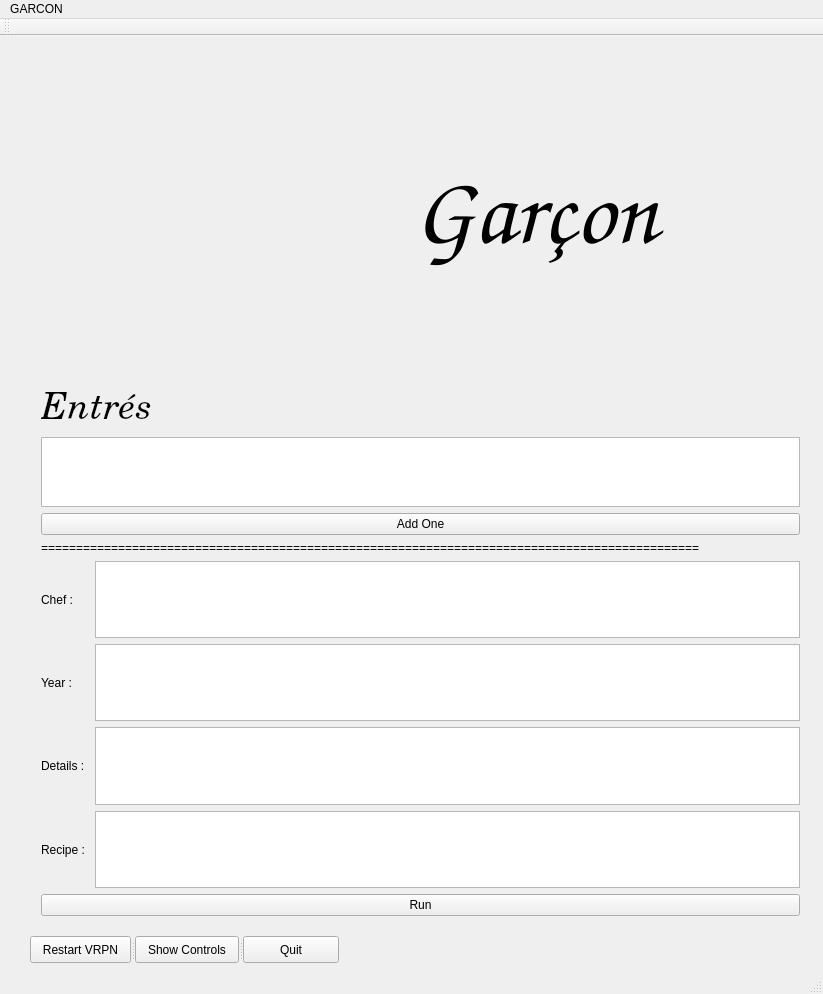
<?xml version="1.0" encoding="UTF-8"?>
<ui version="4.0">
 <class>MainWindow</class>
 <widget class="QMainWindow" name="MainWindow">
  <property name="geometry">
   <rect>
    <x>0</x>
    <y>0</y>
    <width>823</width>
    <height>994</height>
   </rect>
  </property>
  <property name="windowTitle">
   <string>MainWindow</string>
  </property>
  <property name="windowIcon">
   <iconset>
    <normaloff>../chameleon_logo.gif</normaloff>../chameleon_logo.gif</iconset>
  </property>
  <widget class="QWidget" name="centralWidget">
   <widget class="QWidget" name="horizontalLayoutWidget">
    <property name="geometry">
     <rect>
      <x>30</x>
      <y>20</y>
      <width>761</width>
      <height>311</height>
     </rect>
    </property>
    <layout class="QHBoxLayout" name="tittle">
     <item>
      <widget class="QLabel" name="logo">
       <property name="text">
        <string/>
       </property>
       <property name="pixmap">
        <pixmap>../waiter.gif</pixmap>
       </property>
      </widget>
     </item>
     <item>
      <widget class="QLabel" name="label">
       <property name="font">
        <font>
         <family>URW Chancery L</family>
         <pointsize>72</pointsize>
         <weight>50</weight>
         <italic>true</italic>
         <bold>false</bold>
        </font>
       </property>
       <property name="text">
        <string>Garçon</string>
       </property>
      </widget>
     </item>
    </layout>
   </widget>
   <widget class="QWidget" name="verticalLayoutWidget_3">
    <property name="geometry">
     <rect>
      <x>30</x>
      <y>330</y>
      <width>781</width>
      <height>561</height>
     </rect>
    </property>
    <layout class="QVBoxLayout" name="mainMenu">
     <item>
      <layout class="QVBoxLayout" name="entres">
       <item>
        <widget class="QLabel" name="tittle_2">
         <property name="font">
          <font>
           <family>TeXGyreSchola</family>
           <pointsize>28</pointsize>
           <italic>true</italic>
          </font>
         </property>
         <property name="text">
          <string>Entrés</string>
         </property>
        </widget>
       </item>
       <item>
        <widget class="QListWidget" name="list"/>
       </item>
       <item>
        <widget class="QPushButton" name="add">
         <property name="text">
          <string>Add One</string>
         </property>
        </widget>
       </item>
      </layout>
     </item>
     <item>
      <widget class="QLabel" name="label_2">
       <property name="text">
        <string>==============================================================================================</string>
       </property>
      </widget>
     </item>
     <item>
      <layout class="QGridLayout" name="Details">
       <item row="1" column="1">
        <widget class="QTextEdit" name="Year_Made"/>
       </item>
       <item row="2" column="0">
        <widget class="QLabel" name="details">
         <property name="text">
          <string>Details : </string>
         </property>
        </widget>
       </item>
       <item row="1" column="0">
        <widget class="QLabel" name="year">
         <property name="text">
          <string>Year : </string>
         </property>
        </widget>
       </item>
       <item row="0" column="0">
        <widget class="QLabel" name="chef">
         <property name="text">
          <string>Chef : </string>
         </property>
        </widget>
       </item>
       <item row="0" column="1">
        <widget class="QTextEdit" name="Author_name"/>
       </item>
       <item row="2" column="1">
        <widget class="QTextEdit" name="Descriptions"/>
       </item>
       <item row="3" column="0">
        <widget class="QLabel" name="Bash">
         <property name="text">
          <string>Recipe : </string>
         </property>
        </widget>
       </item>
       <item row="3" column="1">
        <widget class="QTextEdit" name="BashLoc"/>
       </item>
      </layout>
     </item>
     <item>
      <layout class="QHBoxLayout" name="actions">
       <item>
        <widget class="QPushButton" name="run">
         <property name="text">
          <string>Run</string>
         </property>
        </widget>
       </item>
      </layout>
     </item>
    </layout>
   </widget>
   <widget class="QSplitter" name="splitter">
    <property name="geometry">
     <rect>
      <x>30</x>
      <y>900</y>
      <width>309</width>
      <height>27</height>
     </rect>
    </property>
    <property name="orientation">
     <enum>Qt::Horizontal</enum>
    </property>
    <widget class="QPushButton" name="restartVRPN">
     <property name="text">
      <string>Restart VRPN</string>
     </property>
    </widget>
    <widget class="QPushButton" name="showControls">
     <property name="text">
      <string>Show Controls</string>
     </property>
    </widget>
    <widget class="QPushButton" name="QuitButton">
     <property name="text">
      <string>Quit</string>
     </property>
    </widget>
   </widget>
  </widget>
  <widget class="QMenuBar" name="menuBar">
   <property name="geometry">
    <rect>
     <x>0</x>
     <y>0</y>
     <width>823</width>
     <height>25</height>
    </rect>
   </property>
   <widget class="QMenu" name="menuGARCON">
    <property name="title">
     <string>GARCON</string>
    </property>
   </widget>
   <addaction name="menuGARCON"/>
  </widget>
  <widget class="QToolBar" name="mainToolBar">
   <attribute name="toolBarArea">
    <enum>TopToolBarArea</enum>
   </attribute>
   <attribute name="toolBarBreak">
    <bool>false</bool>
   </attribute>
  </widget>
  <widget class="QStatusBar" name="statusBar"/>
 </widget>
 <layoutdefault spacing="6" margin="11"/>
 <resources/>
 <connections/>
</ui>
